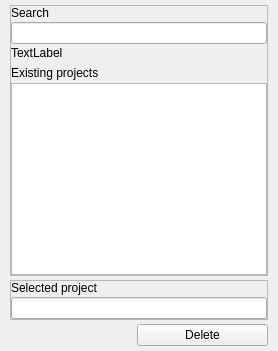
            <widget class="QWidget" name="delete_project">
             <layout class="QVBoxLayout" name="verticalLayout_43">
              <property name="spacing">
               <number>4</number>
              </property>
              <property name="leftMargin">
               <number>10</number>
              </property>
              <property name="topMargin">
               <number>5</number>
              </property>
              <property name="rightMargin">
               <number>10</number>
              </property>
              <property name="bottomMargin">
               <number>5</number>
              </property>
              <item>
               <widget class="QFrame" name="frame_4">
                <property name="frameShape">
                 <enum>QFrame::StyledPanel</enum>
                </property>
                <property name="frameShadow">
                 <enum>QFrame::Raised</enum>
                </property>
                <layout class="QVBoxLayout" name="verticalLayout_35">
                 <property name="leftMargin">
                  <number>0</number>
                 </property>
                 <property name="topMargin">
                  <number>0</number>
                 </property>
                 <property name="rightMargin">
                  <number>0</number>
                 </property>
                 <property name="bottomMargin">
                  <number>0</number>
                 </property>
                 <item>
                  <layout class="QVBoxLayout" name="verticalLayout_32">
                   <property name="spacing">
                    <number>2</number>
                   </property>
                   <item>
                    <widget class="QLabel" name="label_31">
                     <property name="text">
                      <string>Search</string>
                     </property>
                    </widget>
                   </item>
                   <item>
                    <widget class="QLineEdit" name="txt_delete_search"/>
                   </item>
                   <item>
                    <widget class="QLabel" name="lbl_delete_status_search">
                     <property name="text">
                      <string>TextLabel</string>
                     </property>
                    </widget>
                   </item>
                  </layout>
                 </item>
                 <item>
                  <layout class="QVBoxLayout" name="verticalLayout_33">
                   <property name="spacing">
                    <number>3</number>
                   </property>
                   <item>
                    <widget class="QLabel" name="label_32">
                     <property name="text">
                      <string>Existing projects</string>
                     </property>
                    </widget>
                   </item>
                   <item>
                    <widget class="QListWidget" name="list_delete_projects"/>
                   </item>
                  </layout>
                 </item>
                </layout>
               </widget>
              </item>
              <item>
               <widget class="QFrame" name="frame_5">
                <property name="frameShape">
                 <enum>QFrame::StyledPanel</enum>
                </property>
                <property name="frameShadow">
                 <enum>QFrame::Raised</enum>
                </property>
                <layout class="QVBoxLayout" name="verticalLayout_42">
                 <property name="leftMargin">
                  <number>0</number>
                 </property>
                 <property name="topMargin">
                  <number>0</number>
                 </property>
                 <property name="rightMargin">
                  <number>0</number>
                 </property>
                 <property name="bottomMargin">
                  <number>0</number>
                 </property>
                 <item>
                  <layout class="QVBoxLayout" name="verticalLayout_34">
                   <property name="spacing">
                    <number>2</number>
                   </property>
                   <item>
                    <widget class="QLabel" name="label_33">
                     <property name="text">
                      <string>Selected project</string>
                     </property>
                    </widget>
                   </item>
                   <item>
                    <widget class="QLineEdit" name="txt_delete_selected_projects">
                     <property name="readOnly">
                      <bool>true</bool>
                     </property>
                    </widget>
                   </item>
                  </layout>
                 </item>
                </layout>
               </widget>
              </item>
              <item>
               <layout class="QHBoxLayout" name="horizontalLayout_25">
                <item>
                 <spacer name="horizontalSpacer_12">
                  <property name="orientation">
                   <enum>Qt::Horizontal</enum>
                  </property>
                  <property name="sizeHint" stdset="0">
                   <size>
                    <width>40</width>
                    <height>20</height>
                   </size>
                  </property>
                 </spacer>
                </item>
                <item>
                 <widget class="QPushButton" name="btn_delete_delete_project">
                  <property name="minimumSize">
                   <size>
                    <width>131</width>
                    <height>0</height>
                   </size>
                  </property>
                  <property name="text">
                   <string>Delete</string>
                  </property>
                 </widget>
                </item>
               </layout>
              </item>
             </layout>
            </widget>
